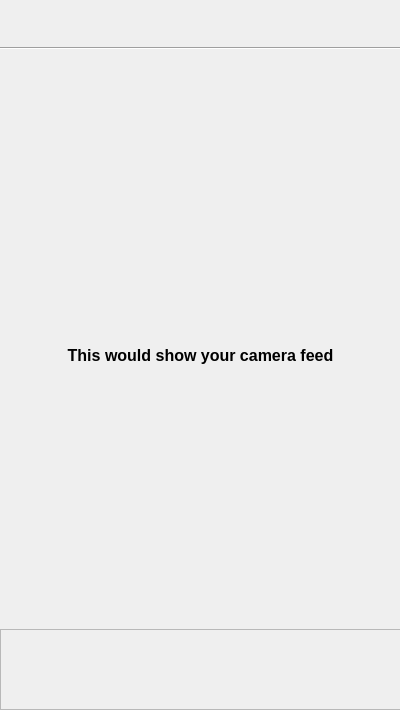
<?xml version="1.0" encoding="UTF-8"?>
<ui version="4.0">
 <class>recordVideo</class>
 <widget class="QWidget" name="recordVideo">
  <property name="geometry">
   <rect>
    <x>0</x>
    <y>0</y>
    <width>400</width>
    <height>710</height>
   </rect>
  </property>
  <property name="windowTitle">
   <string>Form</string>
  </property>
  <widget class="QFrame" name="frame">
   <property name="geometry">
    <rect>
     <x>0</x>
     <y>629</y>
     <width>401</width>
     <height>81</height>
    </rect>
   </property>
   <property name="frameShape">
    <enum>QFrame::StyledPanel</enum>
   </property>
   <property name="frameShadow">
    <enum>QFrame::Raised</enum>
   </property>
   <widget class="QPushButton" name="recordButton">
    <property name="geometry">
     <rect>
      <x>160</x>
      <y>10</y>
      <width>81</width>
      <height>61</height>
     </rect>
    </property>
    <property name="text">
     <string/>
    </property>
    <property name="icon">
     <iconset resource="icons.qrc">
      <normaloff>:/Assets/record_video_dark.svg</normaloff>:/Assets/record_video_dark.svg</iconset>
    </property>
    <property name="iconSize">
     <size>
      <width>50</width>
      <height>50</height>
     </size>
    </property>
    <property name="flat">
     <bool>true</bool>
    </property>
   </widget>
   <widget class="QPushButton" name="flashButton">
    <property name="geometry">
     <rect>
      <x>110</x>
      <y>20</y>
      <width>31</width>
      <height>41</height>
     </rect>
    </property>
    <property name="text">
     <string/>
    </property>
    <property name="icon">
     <iconset resource="icons.qrc">
      <normaloff>:/Assets/flash.svg</normaloff>:/Assets/flash.svg</iconset>
    </property>
    <property name="iconSize">
     <size>
      <width>30</width>
      <height>30</height>
     </size>
    </property>
    <property name="flat">
     <bool>true</bool>
    </property>
   </widget>
   <widget class="QPushButton" name="flipCameraButton">
    <property name="geometry">
     <rect>
      <x>260</x>
      <y>20</y>
      <width>41</width>
      <height>41</height>
     </rect>
    </property>
    <property name="text">
     <string/>
    </property>
    <property name="icon">
     <iconset resource="icons.qrc">
      <normaloff>:/Assets/CameraFlip.svg</normaloff>:/Assets/CameraFlip.svg</iconset>
    </property>
    <property name="iconSize">
     <size>
      <width>30</width>
      <height>30</height>
     </size>
    </property>
    <property name="flat">
     <bool>true</bool>
    </property>
   </widget>
  </widget>
  <widget class="QPushButton" name="backButton">
   <property name="geometry">
    <rect>
     <x>10</x>
     <y>10</y>
     <width>16</width>
     <height>24</height>
    </rect>
   </property>
   <property name="text">
    <string/>
   </property>
   <property name="icon">
    <iconset resource="icons.qrc">
     <normaloff>:/Assets/arrow.png</normaloff>:/Assets/arrow.png</iconset>
   </property>
   <property name="flat">
    <bool>true</bool>
   </property>
  </widget>
  <widget class="Line" name="line">
   <property name="geometry">
    <rect>
     <x>0</x>
     <y>40</y>
     <width>401</width>
     <height>16</height>
    </rect>
   </property>
   <property name="orientation">
    <enum>Qt::Horizontal</enum>
   </property>
  </widget>
  <widget class="QLabel" name="label_3">
   <property name="geometry">
    <rect>
     <x>50</x>
     <y>330</y>
     <width>301</width>
     <height>51</height>
    </rect>
   </property>
   <property name="font">
    <font>
     <pointsize>12</pointsize>
     <bold>true</bold>
    </font>
   </property>
   <property name="text">
    <string>This would show your camera feed</string>
   </property>
   <property name="alignment">
    <set>Qt::AlignCenter</set>
   </property>
  </widget>
 </widget>
 <resources>
  <include location="icons.qrc"/>
 </resources>
 <connections/>
</ui>
